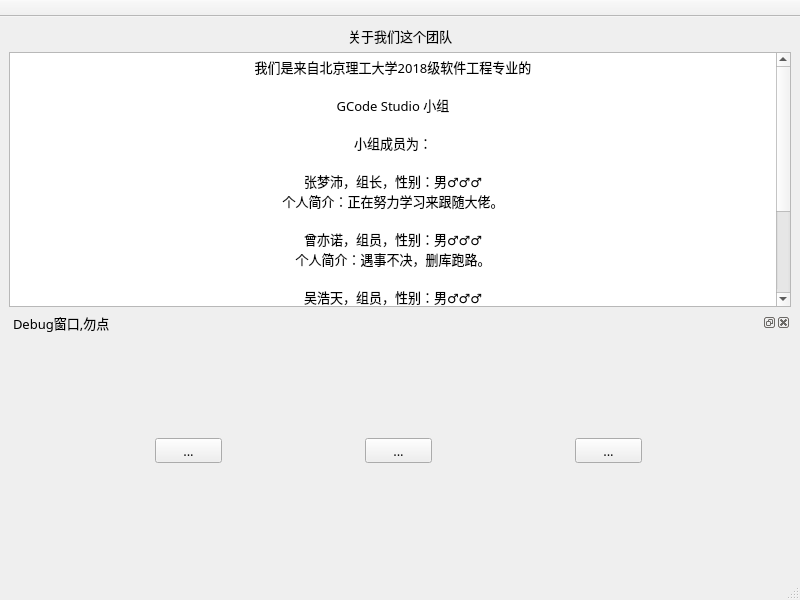
<?xml version="1.0" encoding="UTF-8"?>
<ui version="4.0">
 <class>AboutUsWindow</class>
 <widget class="QMainWindow" name="AboutUsWindow">
  <property name="geometry">
   <rect>
    <x>0</x>
    <y>0</y>
    <width>800</width>
    <height>600</height>
   </rect>
  </property>
  <property name="font">
   <font>
    <family>微软雅黑</family>
    <pointsize>10</pointsize>
   </font>
  </property>
  <property name="windowTitle">
   <string>MainWindow</string>
  </property>
  <widget class="QWidget" name="centralwidget">
   <layout class="QGridLayout" name="gridLayout_2">
    <item row="1" column="0">
     <widget class="QTextBrowser" name="aboutBrowser">
      <property name="sizePolicy">
       <sizepolicy hsizetype="Expanding" vsizetype="Expanding">
        <horstretch>0</horstretch>
        <verstretch>0</verstretch>
       </sizepolicy>
      </property>
      <property name="html">
       <string>&lt;!DOCTYPE HTML PUBLIC &quot;-//W3C//DTD HTML 4.0//EN&quot; &quot;http://www.w3.org/TR/REC-html40/strict.dtd&quot;&gt;
&lt;html&gt;&lt;head&gt;&lt;meta name=&quot;qrichtext&quot; content=&quot;1&quot; /&gt;&lt;style type=&quot;text/css&quot;&gt;
p, li { white-space: pre-wrap; }
&lt;/style&gt;&lt;/head&gt;&lt;body style=&quot; font-family:'微软雅黑'; font-size:10pt; font-weight:400; font-style:normal;&quot;&gt;
&lt;p align=&quot;center&quot; style=&quot; margin-top:0px; margin-bottom:0px; margin-left:0px; margin-right:0px; -qt-block-indent:0; text-indent:0px;&quot;&gt;&lt;span style=&quot; font-family:'微软雅黑';&quot;&gt;我们是来自北京理工大学2018级软件工程专业的&lt;/span&gt;&lt;/p&gt;
&lt;p align=&quot;center&quot; style=&quot;-qt-paragraph-type:empty; margin-top:0px; margin-bottom:0px; margin-left:0px; margin-right:0px; -qt-block-indent:0; text-indent:0px; font-family:'微软雅黑';&quot;&gt;&lt;br /&gt;&lt;/p&gt;
&lt;p align=&quot;center&quot; style=&quot; margin-top:0px; margin-bottom:0px; margin-left:0px; margin-right:0px; -qt-block-indent:0; text-indent:0px;&quot;&gt;&lt;span style=&quot; font-family:'微软雅黑';&quot;&gt;GCode Studio 小组&lt;/span&gt;&lt;/p&gt;
&lt;p align=&quot;center&quot; style=&quot;-qt-paragraph-type:empty; margin-top:0px; margin-bottom:0px; margin-left:0px; margin-right:0px; -qt-block-indent:0; text-indent:0px; font-family:'微软雅黑';&quot;&gt;&lt;br /&gt;&lt;/p&gt;
&lt;p align=&quot;center&quot; style=&quot; margin-top:0px; margin-bottom:0px; margin-left:0px; margin-right:0px; -qt-block-indent:0; text-indent:0px;&quot;&gt;&lt;span style=&quot; font-family:'微软雅黑';&quot;&gt;小组成员为：&lt;/span&gt;&lt;/p&gt;
&lt;p align=&quot;center&quot; style=&quot;-qt-paragraph-type:empty; margin-top:0px; margin-bottom:0px; margin-left:0px; margin-right:0px; -qt-block-indent:0; text-indent:0px; font-family:'微软雅黑';&quot;&gt;&lt;br /&gt;&lt;/p&gt;
&lt;p align=&quot;center&quot; style=&quot; margin-top:0px; margin-bottom:0px; margin-left:0px; margin-right:0px; -qt-block-indent:0; text-indent:0px;&quot;&gt;&lt;span style=&quot; font-family:'微软雅黑';&quot;&gt;张梦沛，组长，性别：男♂♂♂&lt;/span&gt;&lt;/p&gt;
&lt;p align=&quot;center&quot; style=&quot; margin-top:0px; margin-bottom:0px; margin-left:0px; margin-right:0px; -qt-block-indent:0; text-indent:0px;&quot;&gt;&lt;span style=&quot; font-family:'微软雅黑';&quot;&gt;个人简介：正在努力学习来跟随大佬。&lt;/span&gt;&lt;/p&gt;
&lt;p align=&quot;center&quot; style=&quot;-qt-paragraph-type:empty; margin-top:0px; margin-bottom:0px; margin-left:0px; margin-right:0px; -qt-block-indent:0; text-indent:0px; font-family:'微软雅黑';&quot;&gt;&lt;br /&gt;&lt;/p&gt;
&lt;p align=&quot;center&quot; style=&quot; margin-top:0px; margin-bottom:0px; margin-left:0px; margin-right:0px; -qt-block-indent:0; text-indent:0px;&quot;&gt;&lt;span style=&quot; font-family:'微软雅黑';&quot;&gt;曾亦诺，组员，性别：男♂♂♂&lt;/span&gt;&lt;/p&gt;
&lt;p align=&quot;center&quot; style=&quot; margin-top:0px; margin-bottom:0px; margin-left:0px; margin-right:0px; -qt-block-indent:0; text-indent:0px;&quot;&gt;&lt;span style=&quot; font-family:'微软雅黑';&quot;&gt;个人简介：遇事不决，删库跑路。&lt;/span&gt;&lt;/p&gt;
&lt;p align=&quot;center&quot; style=&quot;-qt-paragraph-type:empty; margin-top:0px; margin-bottom:0px; margin-left:0px; margin-right:0px; -qt-block-indent:0; text-indent:0px; font-family:'微软雅黑';&quot;&gt;&lt;br /&gt;&lt;/p&gt;
&lt;p align=&quot;center&quot; style=&quot; margin-top:0px; margin-bottom:0px; margin-left:0px; margin-right:0px; -qt-block-indent:0; text-indent:0px;&quot;&gt;&lt;span style=&quot; font-family:'微软雅黑';&quot;&gt;吴浩天，组员，性别：男♂♂♂&lt;/span&gt;&lt;/p&gt;
&lt;p align=&quot;center&quot; style=&quot; margin-top:0px; margin-bottom:0px; margin-left:0px; margin-right:0px; -qt-block-indent:0; text-indent:0px;&quot;&gt;&lt;span style=&quot; font-family:'微软雅黑';&quot;&gt;个人简介：距离天空最远的男人。&lt;/span&gt;&lt;/p&gt;
&lt;p align=&quot;center&quot; style=&quot;-qt-paragraph-type:empty; margin-top:0px; margin-bottom:0px; margin-left:0px; margin-right:0px; -qt-block-indent:0; text-indent:0px; font-family:'微软雅黑';&quot;&gt;&lt;br /&gt;&lt;/p&gt;
&lt;p align=&quot;center&quot; style=&quot; margin-top:0px; margin-bottom:0px; margin-left:0px; margin-right:0px; -qt-block-indent:0; text-indent:0px;&quot;&gt;&lt;span style=&quot; font-family:'微软雅黑';&quot;&gt;吕浩程，组员，性别：男♂♂♂&lt;/span&gt;&lt;/p&gt;
&lt;p align=&quot;center&quot; style=&quot; margin-top:0px; margin-bottom:0px; margin-left:0px; margin-right:0px; -qt-block-indent:0; text-indent:0px;&quot;&gt;&lt;span style=&quot; font-family:'微软雅黑';&quot;&gt;个人简介：小学期太大了，我无所适从&lt;/span&gt;&lt;/p&gt;
&lt;p align=&quot;center&quot; style=&quot;-qt-paragraph-type:empty; margin-top:0px; margin-bottom:0px; margin-left:0px; margin-right:0px; -qt-block-indent:0; text-indent:0px; font-family:'微软雅黑';&quot;&gt;&lt;br /&gt;&lt;/p&gt;
&lt;p align=&quot;center&quot; style=&quot; margin-top:0px; margin-bottom:0px; margin-left:0px; margin-right:0px; -qt-block-indent:0; text-indent:0px;&quot;&gt;&lt;span style=&quot; font-family:'微软雅黑';&quot;&gt;郝佳博，组员，性别：男♂♂♂&lt;/span&gt;&lt;/p&gt;
&lt;p align=&quot;center&quot; style=&quot; margin-top:0px; margin-bottom:0px; margin-left:0px; margin-right:0px; -qt-block-indent:0; text-indent:0px;&quot;&gt;&lt;span style=&quot; font-family:'微软雅黑';&quot;&gt;个人简介：大佬太强了，向大佬学习。&lt;/span&gt;&lt;/p&gt;&lt;/body&gt;&lt;/html&gt;</string>
      </property>
     </widget>
    </item>
    <item row="0" column="0">
     <widget class="QLabel" name="aboutLabel">
      <property name="sizePolicy">
       <sizepolicy hsizetype="Expanding" vsizetype="Preferred">
        <horstretch>0</horstretch>
        <verstretch>0</verstretch>
       </sizepolicy>
      </property>
      <property name="text">
       <string>关于我们这个团队</string>
      </property>
      <property name="alignment">
       <set>Qt::AlignCenter</set>
      </property>
     </widget>
    </item>
    <item row="2" column="0">
     <widget class="QDockWidget" name="dockWidget">
      <property name="sizePolicy">
       <sizepolicy hsizetype="Preferred" vsizetype="Preferred">
        <horstretch>0</horstretch>
        <verstretch>0</verstretch>
       </sizepolicy>
      </property>
      <property name="windowTitle">
       <string>Debug窗口,勿点</string>
      </property>
      <widget class="QWidget" name="dockWidgetContents">
       <layout class="QGridLayout" name="gridLayout">
        <item row="0" column="0">
         <widget class="QToolButton" name="minButton">
          <property name="minimumSize">
           <size>
            <width>67</width>
            <height>0</height>
           </size>
          </property>
          <property name="text">
           <string>...</string>
          </property>
          <property name="icon">
           <iconset resource="icons.qrc">
            <normaloff>:/icons/minH.png</normaloff>:/icons/minH.png</iconset>
          </property>
          <property name="iconSize">
           <size>
            <width>47</width>
            <height>20</height>
           </size>
          </property>
         </widget>
        </item>
        <item row="0" column="1">
         <widget class="QToolButton" name="switchButton">
          <property name="minimumSize">
           <size>
            <width>67</width>
            <height>0</height>
           </size>
          </property>
          <property name="text">
           <string>...</string>
          </property>
          <property name="iconSize">
           <size>
            <width>47</width>
            <height>20</height>
           </size>
          </property>
         </widget>
        </item>
        <item row="0" column="2">
         <widget class="QToolButton" name="closeButton">
          <property name="minimumSize">
           <size>
            <width>67</width>
            <height>0</height>
           </size>
          </property>
          <property name="text">
           <string>...</string>
          </property>
          <property name="icon">
           <iconset resource="icons.qrc">
            <normaloff>:/icons/closeH.png</normaloff>:/icons/closeH.png</iconset>
          </property>
          <property name="iconSize">
           <size>
            <width>47</width>
            <height>20</height>
           </size>
          </property>
         </widget>
        </item>
       </layout>
      </widget>
     </widget>
    </item>
   </layout>
  </widget>
  <widget class="QStatusBar" name="statusbar"/>
  <widget class="QToolBar" name="titleBar">
   <property name="windowTitle">
    <string>标题栏</string>
   </property>
   <property name="movable">
    <bool>false</bool>
   </property>
   <property name="allowedAreas">
    <set>Qt::TopToolBarArea</set>
   </property>
   <property name="floatable">
    <bool>false</bool>
   </property>
   <attribute name="toolBarArea">
    <enum>TopToolBarArea</enum>
   </attribute>
   <attribute name="toolBarBreak">
    <bool>false</bool>
   </attribute>
  </widget>
 </widget>
 <resources>
  <include location="icons.qrc"/>
 </resources>
 <connections>
  <connection>
   <sender>minButton</sender>
   <signal>clicked()</signal>
   <receiver>AboutUsWindow</receiver>
   <slot>showMinimized()</slot>
   <hints>
    <hint type="sourcelabel">
     <x>183</x>
     <y>449</y>
    </hint>
    <hint type="destinationlabel">
     <x>69</x>
     <y>307</y>
    </hint>
   </hints>
  </connection>
  <connection>
   <sender>switchButton</sender>
   <signal>clicked()</signal>
   <receiver>AboutUsWindow</receiver>
   <slot>switchStatus()</slot>
   <hints>
    <hint type="sourcelabel">
     <x>404</x>
     <y>454</y>
    </hint>
    <hint type="destinationlabel">
     <x>339</x>
     <y>307</y>
    </hint>
   </hints>
  </connection>
  <connection>
   <sender>closeButton</sender>
   <signal>clicked()</signal>
   <receiver>AboutUsWindow</receiver>
   <slot>close()</slot>
   <hints>
    <hint type="sourcelabel">
     <x>601</x>
     <y>449</y>
    </hint>
    <hint type="destinationlabel">
     <x>586</x>
     <y>307</y>
    </hint>
   </hints>
  </connection>
 </connections>
 <slots>
  <slot>switchStatus()</slot>
 </slots>
</ui>
